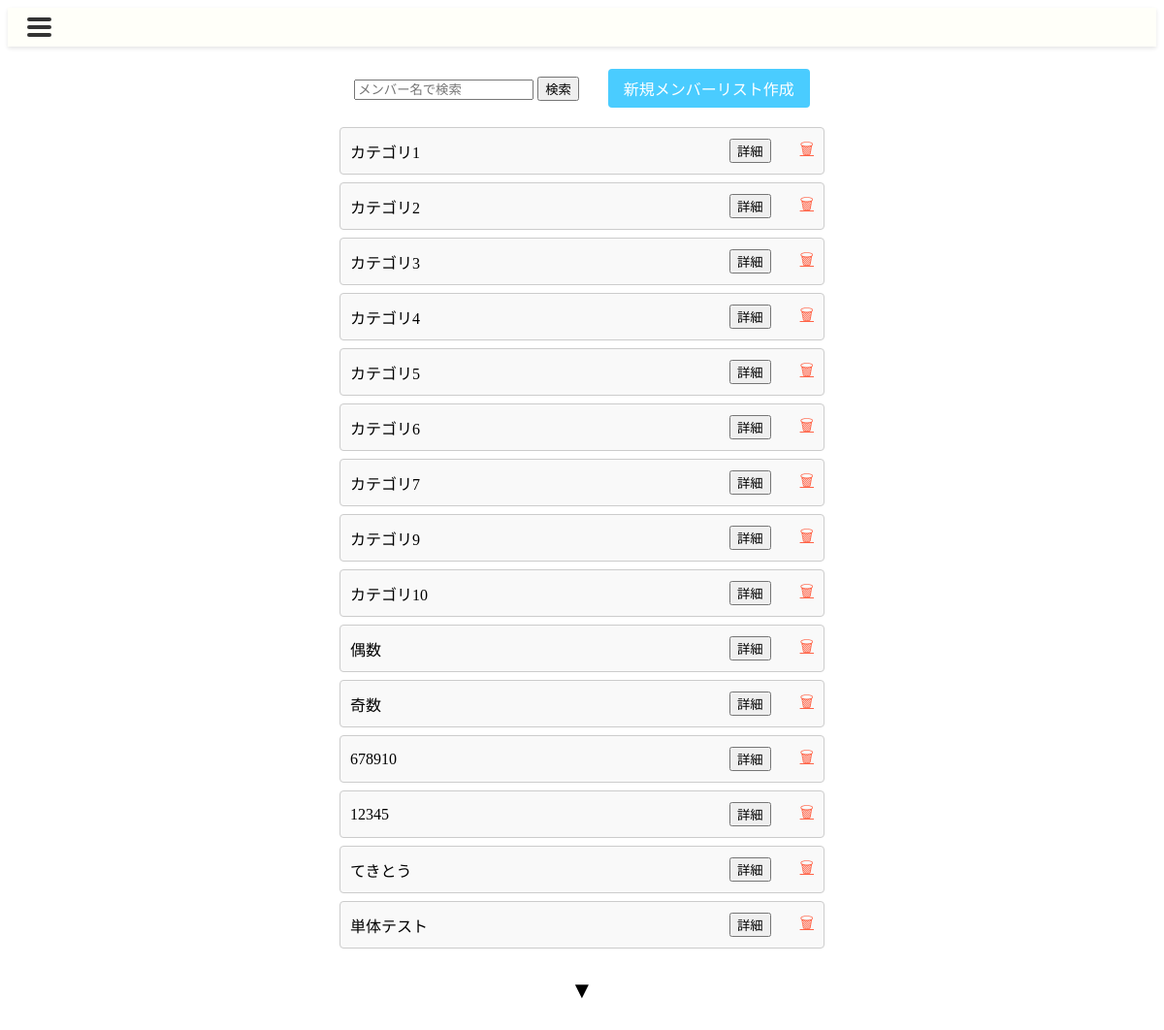
The page /memberlist/ on the database as committed earlier.
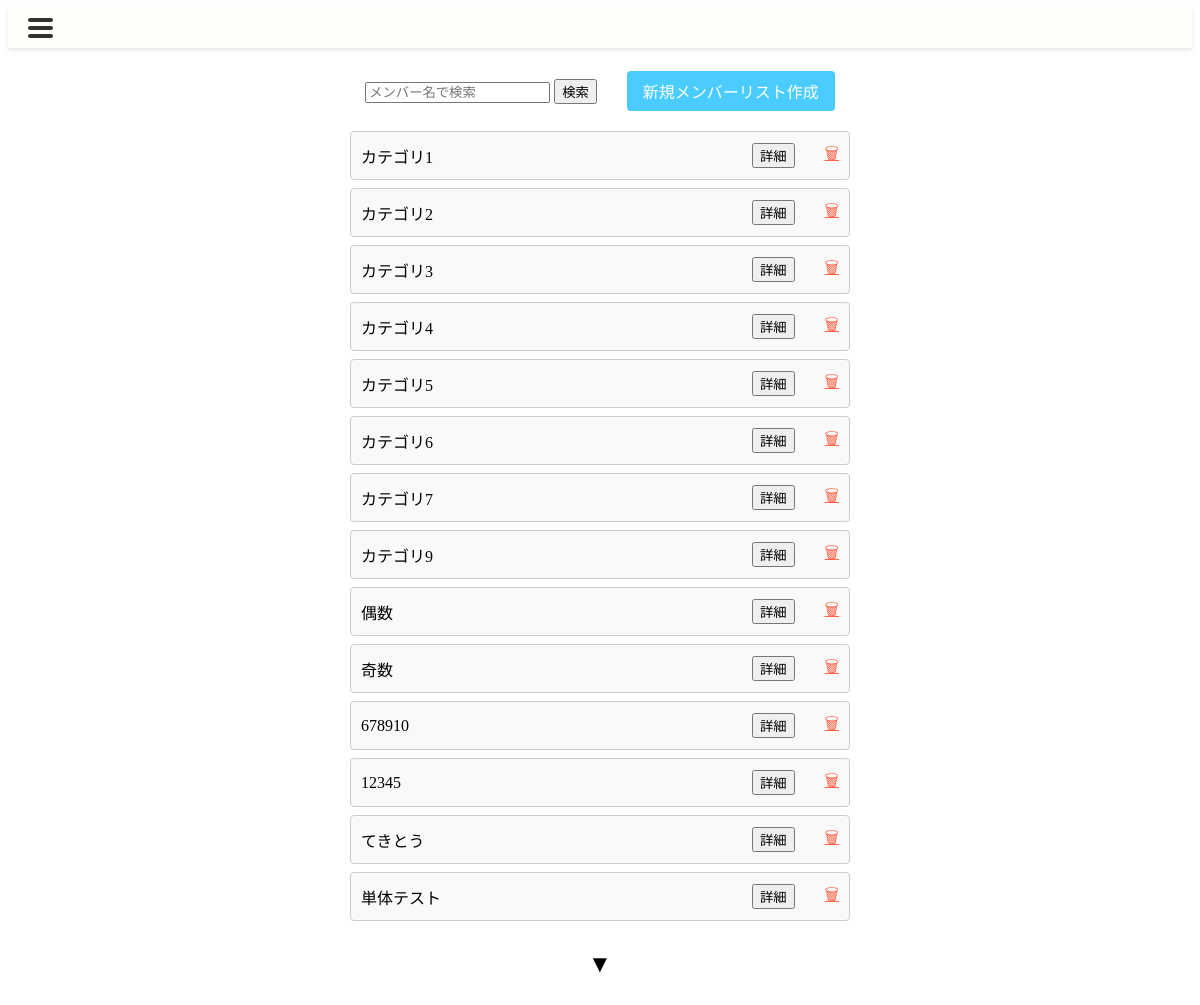
The same page on the database as committed later.
### canri_app/models.py (models this page shows)
class Category(models.Model):
    category_id = models.AutoField(primary_key=True)
    category_name = models.CharField(max_length=255)
    detail = models.TextField(null=True, blank=True)
    creation_date = models.DateTimeField()
    update_date = models.DateTimeField(null=True, blank=True)
    deletion_date = models.DateTimeField(null=True, blank=True)
    deletion_flag = models.BooleanField(default=False)
    class Meta:
        db_table = 'Category'

### canri_app/views.py (the view, shortened to what this page needs)
# urls.py: path('memberlist/',                                     views.MemberListView.as_view(),             name='memberlist'),
class MemberListView(TemplateView):
    template_name = "memberlist.html"
    def get(self, request, *args, **kwargs):
        categories=self.get_queryset()
        context = {
            "categories": categories  # カテゴリー
        }
        return render(request, self.template_name, context)
    def get_queryset(self):
        query = self.request.GET.get('query')
        if query:
            categories = Category.objects.filter(category_name__icontains=query, deletion_flag=False)
        else:
            categories = Category.objects.filter(deletion_flag=False)
        return categories

### canri_app/templates/memberlist.html (shortened to what this page needs)
{% extends 'base.html' %}
{% load static %}
{% block head %}
<link rel="stylesheet" href="{% static 'css/memberlist.css' %}">
{% endblock %}
{% block content %}
<div class="member-list-container">
    <div class="search-create-bar">
        <form method="GET">
            <input type="search" name="query" value="{{ request.GET.query }}" placeholder="メンバー名で検索"/>
            <button type="submit" class="btn">検索</button>
        </form>
        <a href="{% url 'canri_app:memberlist_make' %}" class="create-member-btn">新規メンバーリスト作成</a>
    </div>
    {% for category in categories %}
    <div class="member-list">
        <div class="member-item">
            <span>{{ category.category_name }}</span>
            <form method="GET" action="{% url 'canri_app:memberlist_edit' category_id=category.category_id %}">
                <button type="submit" class="btn">詳細</button>
            </form>
            <a href="{% url 'canri_app:memberlist_delete' category_id=category.category_id %}" class="delete-btn">&#128465;</a>
        </div>
    </div>
    {% endfor %}
    <div class="pagination">
        <button class="more-btn">&#9660;</button>
    </div>
</div>
{% endblock %}

### canri_app/templates/base.html (shortened to what this page needs)
<!DOCTYPE html>
<html lang="ja">
<head>
    {% load static %}
    <link rel="stylesheet" href="{% static 'css/styles.css' %}">
    {% block head %}{% endblock %}
</head>
<body>
    <header>
        <nav class="navbar">
            <div class="hamburger-menu" onclick="toggleMenu()">
                <div class="bar"></div>
                <div class="bar"></div>
                <div class="bar"></div>
            </div>
        </nav>
    </header>
    <main>
        {% block content %}{% endblock %}
    </main>
</body>
</html>

### static/css/styles.css (style rules this page uses)
.navbar { display: flex; justify-content: space-between; align-items: center; background-color: #fffff9; padding: 10px 20px; box-shadow: 0 2px 4px rgba(0, 0, 0, 0.1); margin-bottom: 3px; }
.hamburger-menu { display: none; cursor: pointer; flex-direction: column; justify-content: space-between; height: 20px; width: 25px; z-index: 1000; }
.hamburger-menu .bar { height: 4px; background-color: #333; width: 100%; border-radius: 5px; }
@media (max-width: 1200px) { .hamburger-menu { display: flex; } }

### static/css/memberlist.css (style rules this page uses)
.member-list-container { padding: 20px; display: flex; flex-direction: column; align-items: center; }
.search-create-bar { display: flex; align-items: center; gap: 10px; margin-bottom: 20px; }
.create-member-btn { padding: 8px 16px; background-color: #4accff; color: white; border: none; border-radius: 4px; cursor: pointer; text-decoration: none; }
.member-list { width: 100%; max-width: 500px; }
.member-item { display: flex; align-items: center; justify-content: flex-end; padding: 10px; border: 1px solid #ccc; margin-bottom: 8px; border-radius: 4px; background-color: #f9f9f9; }
.member-item span { margin-right: auto; }
.btn { margin-right: 20px; }
.delete-btn { margin-left: 10px; }
.delete-btn { background: none; border: none; color: #ff6347; cursor: pointer; font-size: 16px; }
.pagination { margin-top: 20px; }
.more-btn { background: none; border: none; font-size: 24px; cursor: pointer; }

Rows that differ between the two databases and show on the page:
no longer on this page (row edited): Category: category_name "カテゴリ10"
